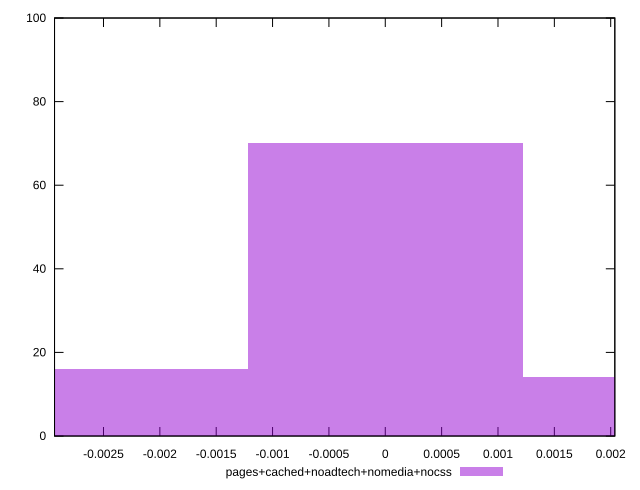

Source code (gnuplot):
reset

$pagesCachedNoadtechNomediaNocss <<EOF
0 70
0.0024422816646862415 14
-0.0024422816646862415 16
EOF

set key outside below
set boxwidth 0.0024422816646862415
set xrange [-0.0029343714347124096:0.0020365306484036584]
set yrange [0:100]
set trange [0:100]
set style fill transparent solid 0.5 noborder
set terminal svg size 640, 490 enhanced background rgb 'white'
set output "report_00013_2021-02-09T12-04-24.940Z/meta/pScore-difference/comparison/histogram/4_vs_5.svg"

plot $pagesCachedNoadtechNomediaNocss title "pages+cached+noadtech+nomedia+nocss" with boxes

reset
